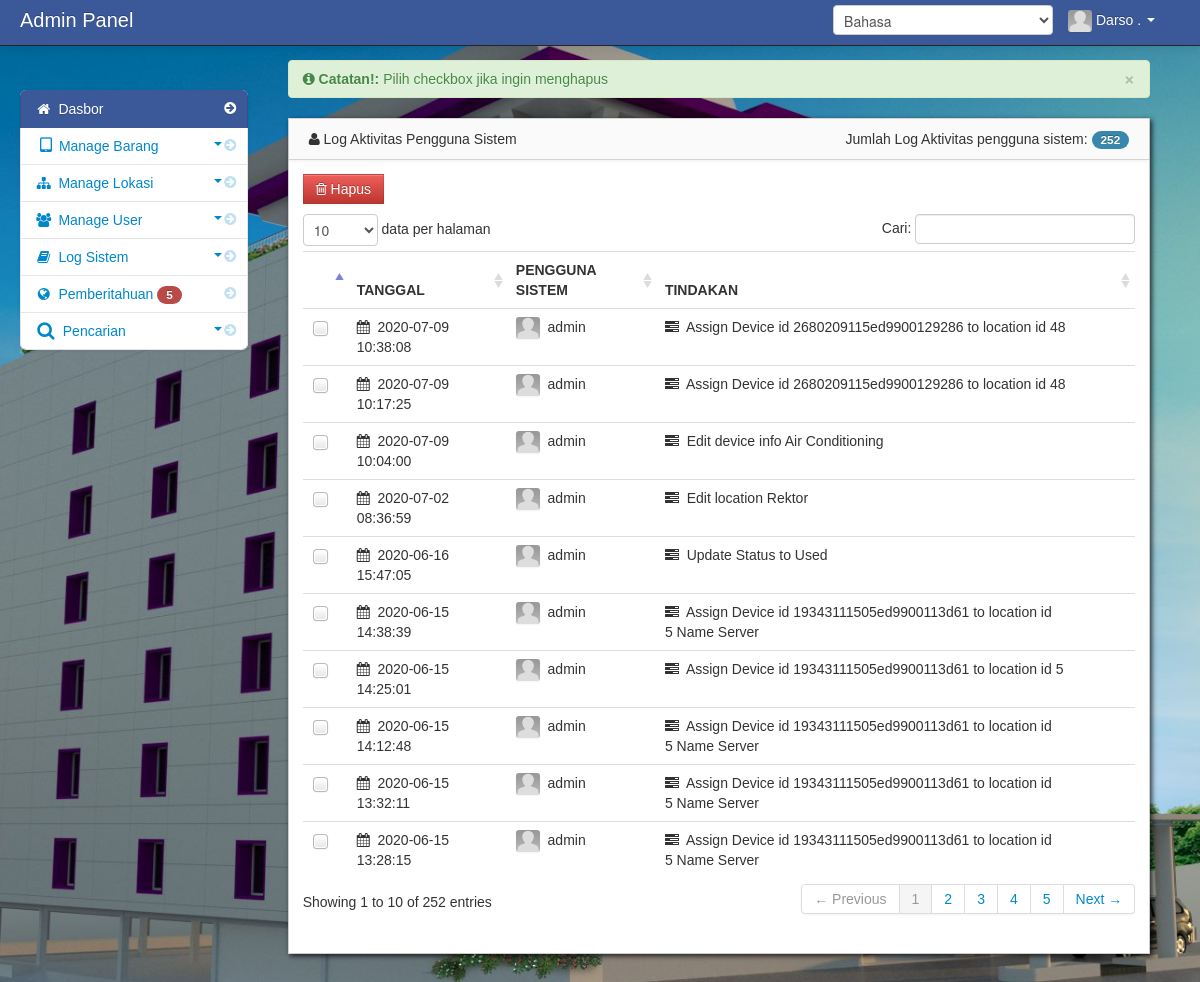
The app's page /admin/dashboard.php?module=act_log (signed in) with its own data.
### tables this page shows
CREATE TABLE `activity_log` (
  `activity_log_id` int(11) NOT NULL AUTO_INCREMENT,
  `username` varchar(100) NOT NULL,
  `date` varchar(100) NOT NULL,
  `action` varchar(128) NOT NULL,
  PRIMARY KEY (`activity_log_id`)
);

### admin/session.php (called while the page is built, shortened)
<?php
$session_id=$_SESSION['id'];
?>

### languages/lang_id.php (called while the page is built, shortened)
<?php
  $lang['please_login']   = 'Silakan Masuk';
  $lang['signin']  = 'Masuk';
  $lang['welcome_to']   = 'Selamat Datang Di';
  $lang['click_to_sign']      = 'Klik disini untuk masuk';
  $lang['username']   = 'Nama pengguna';
  $lang['password']   = 'Kata sandi';
  $lang['jgrowl']['access_granted'] = 'Access Granted';
  $lang['jgrowl']['check_user']   = 'Silakan periksa nama pengguna dan kata sandi Anda';
  $lang['jgrowl']['login_fail']   = 'Login Gagal';
  $lang['jgrowl']['loading']   = 'Sedang Memuat, Silakan Tunggu';
  $lang['jgrowl']['loading_selamat']   = 'Selamat Datang di Sistem Inventory Universitas AMIKOM Purwokerto ';
  $lang['swal']['attention'] = 'Perhatian!';
  $lang['swal']['success'] = 'Berhasil!';
  $lang['swal']['code_exist'] = 'Kode Barang sudah ada';
  $lang['swal']['dev_add'] = 'Tambah Barang';
  $lang['swal']['dev_add_success'] = 'Barang Berhasil ditambahkan';
  $lang['swal']['dev_update'] = 'Perbarui Barang!';
  $lang['swal']['dev_update_success'] = 'Data Barang Berhasil diperbarui';
  $lang['swal']['cate_add_success'] = 'Kategori Barang Berhasil ditambahkan';
  $lang['swal']['cate_update'] = 'Nama Kategori Diperbarui!';
  $lang['swal']['cate_update_success'] = 'Nama Kategori barang berhasil diperbarui!';
  $lang['swal']['cate_del_success'] = 'Nama kategori Berhasil Dihapus';
  $lang['swal']['not_selected'] = 'Anda belum memilih barang';
  $lang['swal']['too_much'] = 'Data Terlalu Banyak';
  $lang['swal']['dev_assign'] = 'Menetapkan barang';
  $lang['swal']['dev_assign_success'] = 'Barang Berhasil Ditetapkan';
  $lang['swal']['remove_notification_success']   = 'Notifikasi Anda Berhasil Dihapus';
  $lang['swal']['remove_log_success'] = 'Hapus Log Sistem Berhasil';
  $lang['swal']['upd_sysuser_success'] = 'Pengguna Sistem Berhasil Diperbarui';
  $lang['swal']['add_sysuser_success']   = 'Pengguna Sistem Berhasil Ditambahkan';
  $lang['swal']['user_exist'] = 'Pengguna sudah ada';
  $lang['swal']['upd_tech_staff'] = 'Pengguna Staf Teknis Berhasil Diperbarui';
  $lang['swal']['tech_user_exist'] = 'Pengguna Staf Teknis Sudah Ada';
  $lang['swal']['cate_exist'] = 'Kategori Barang sudah ada';
  $lang['swal']['other_ref'] = 'Data Tersebut sedang Menjadi Referensi Data Tabel Lain';
  $lang['swal']['del_location'] = 'Lokasi Berhasil Dihapus';
  $lang['swal']['upd_location_success'] = 'Lokasi Berhasil Diperbarui';
  $lang['swal']['add_location_success'] = 'Lokasi berhasil ditambahkan';
  $lang['swal']['location_exist'] = 'Nama Lokasi Sudah Ada';
  $lang['swal']['device_type_exist'] = 'Jenis Barang Sudah Ada!';
  $lang['admin']['name'] = 'Nama';
  $lang['admin']['dash_sidebar_cate'] = 'Data Kategori Barang';
  $lang['admin']['dash_data_number'] = 'Dasbor Data';
  $lang['admin']['all'] = 'Semua';
  $lang['admin']['welcome'] = 'Selamat Datang';
  $lang['admin']['dashboard'] = 'Dasbor';
  $lang['admin']['list_device']   = 'Daftar Data Barang';
  $lang['admin']['total_device']   = 'Total Jumlah Barang';
  $lang['admin']['delete']   = 'Hapus';
  $lang['admin']['click_delete']   = 'Klik untuk menghapus item yang dicentang';
  $lang['admin']['edit']   = 'Sunting';
  $lang['admin']['click_edit']   = 'Klik untuk Edit';
  $lang['admin']['show_device']   = 'Lihat Barang';
  $lang['admin']['edit_device']   = 'Sunting Barang';
  $lang['admin']['print_list']   = 'Cetak Daftar';
  $lang['admin']['click_print_list']   = 'Klik untuk Cetak';
  $lang['admin']['add_data']   = 'Tambah Data';
  $lang['admin']['click_add_data']   = 'Klik untuk tambah Data Barang';
  $lang['admin']['add_device']   = 'Tambah Barang';
  $lang['admin']['click_add_device']   = 'Klik untuk Tambah Barang';

### admin/module/act/act_log.php (the view, shortened to what this page needs)
<div class="empty">
<div class="alert alert-success alert-dismissable">
<button type="button" class="close" data-dismiss="alert" aria-hidden="true">&times;</button>
<i class="icon-info-sign"></i>  <strong><?php echo $lang['admin']['note']?>!:</strong> <?php echo $lang['admin']['note_check']?>
</div>
</div>
<?php
$count_log=mysql_query("select * from activity_log");
$count = mysql_num_rows($count_log);
?>
<div id="block_bg" class="block">
<div class="navbar navbar-inner block-header">
<div class="pull-left"><i class="icon-user"></i> <?php echo $lang['admin']['activity_sys_log']?></div>
<div class="pull-right">
<?php echo $lang['admin']['ammount_activity_sys_log']?>: <span class="badge badge-info"><?php  echo $count; ?></span>
</div>
</div>
<?php include('modal_delete.php'); ?>
	<thead>
			<tr>
			<th></th>
			<th><?php echo $lang['admin']['date']?></th>
			<th><?php echo $lang['admin']['system_user']?></th>
			<th><?php echo $lang['admin']['action']?></th>
			</tr>
	</thead>
	<tbody>
<?php
	$query = mysql_query("select * from  activity_log
	LEFT JOIN admin ON activity_log.username = admin.username
	order by date DESC")or die(mysql_error());
	while($row = mysql_fetch_array($query)){
?>
<tr>
	<td width="30">
	</td>
		<td><i class="icon-calendar"></i>&nbsp;
		<?php  echo $row['date']; ?></td>
		<td><img id="avatar1" src="<?php echo $row['adminthumbnails']; ?>">&nbsp;
		<?php echo $row['username']; ?></td>
		<td><i class="icon-tasks"></i>&nbsp;
		<?php echo $row['action']; ?></td>
	</tr>
		<?php } ?>
	</tbody>
</table>
</form>
</div>
</div>
</div>

### admin/navbar.php (shortened to what this page needs)
<div class="navbar navbar-inverse navbar-fixed-top">
          <div class="navbar-inner">
             <div class="container-fluid">
		 <div class="navbar-header">
                  <span class="brand" href="#" id="print">Admin Panel</span>
		 </div>
                  <div class="nav-collapse collapse pull-right" id="print">
                  <form class="navbar-search" method='get' action='' id='form_lang' >
                  <select name='lang' onchange='changeLang();' >
                  <option value='id' <?php if(isset($_SESSION['lang']) && $_SESSION['lang'] == 'id'){ echo "selected"; } ?> >Bahasa</option>
                  </select>
              </form>
                      <ul class="nav" id="print">
				<?php $query= mysql_query("select * from admin where admin_id = '$session_id'")or die(mysql_error());
					  $row = mysql_fetch_array($query);
				?>
                          <li class="dropdown">
                              <a href="#" role="button" class="dropdown-toggle" data-toggle="dropdown"><img id="avatar1" class="img-responsive" src="<?php echo $row['adminthumbnails']; ?>">&nbsp;<?php echo $row['firstname']." ".$row['lastname'];  ?> <i class="caret"></i>
                              </a>
                          </li>
                      </ul>
                  </div>
              </div>
          </div>
      </div>

### admin/assets/styles.css (style rules this page uses)
body { padding-top: 60px; padding-bottom: 40px; background-color: #f5f5f5; }
.block { background: url("../images/pixel-60fff.png") repeat scroll 0 0 rgba(0, 0, 0, 0) !important; border: 1px solid #ccc; background: white; margin: 1em 0em; border-top: none; -webkit-box-shadow: 2px 2px 5px rgba(0, 0, 6, 0.75); -moz-box-shadow: 2px 2px 5px rgba(0, 0, 6, 0.75); box-shadow: 2px 2px 5px rgba(0, 0, 6, 0.75); }
.block-header { margin-bottom: 0px; border-right: none; border-left: none; -webkit-border-radius: 0px; -moz-border-radius: 0px; border-radius: 0px; }
.block-header div { padding-top: 10px; }

### records on screen
activity_log: date "2020-07-09 10:38:08", admin.adminthumbnails (placeholder picture), admin.username "admin", action "Assign Device id 2680209115ed9900129286 to location id 48"
activity_log: date "2020-07-09 10:17:25", admin.adminthumbnails (placeholder picture), admin.username "admin", action "Assign Device id 2680209115ed9900129286 to location id 48"
activity_log: date "2020-07-09 10:04:00", admin.adminthumbnails (placeholder picture), admin.username "admin", action "Edit device info Air Conditioning"
activity_log: date "2020-07-02 08:36:59", admin.adminthumbnails (placeholder picture), admin.username "admin", action "Edit location Rektor"
activity_log: date "2020-06-16 15:47:05", admin.adminthumbnails (placeholder picture), admin.username "admin", action "Update Status to Used"
activity_log: date "2020-06-15 14:38:39", admin.adminthumbnails (placeholder picture), admin.username "admin", action "Assign Device id 19343111505ed9900113d61 to location id 5 Name Server"
activity_log: date "2020-06-15 14:25:01", admin.adminthumbnails (placeholder picture), admin.username "admin", action "Assign Device id 19343111505ed9900113d61 to location id 5"
activity_log: date "2020-06-15 14:12:48", admin.adminthumbnails (placeholder picture), admin.username "admin", action "Assign Device id 19343111505ed9900113d61 to location id 5 Name Server"
activity_log: date "2020-06-15 13:32:11", admin.adminthumbnails (placeholder picture), admin.username "admin", action "Assign Device id 19343111505ed9900113d61 to location id 5 Name Server"
activity_log: date "2020-06-15 13:28:15", admin.adminthumbnails (placeholder picture), admin.username "admin", action "Assign Device id 19343111505ed9900113d61 to location id 5 Name Server"

### other values on screen
$row['firstname'] "Darso"
$row['lastname'] "."
$lang['admin']['dashboard'] "Dasbor"
$not_read "5"
$lang['admin']['note'] "Catatan"
$lang['admin']['note_check'] "Pilih checkbox jika ingin menghapus"
$lang['admin']['activity_sys_log'] "Log Aktivitas Pengguna Sistem"
$lang['admin']['ammount_activity_sys_log'] "Jumlah Log Aktivitas pengguna sistem"
$count "252"
$lang['admin']['delete'] "Hapus"
$lang['admin']['date'] "TANGGAL"
$lang['admin']['system_user'] "PENGGUNA SISTEM"
$lang['admin']['action'] "TINDAKAN"
